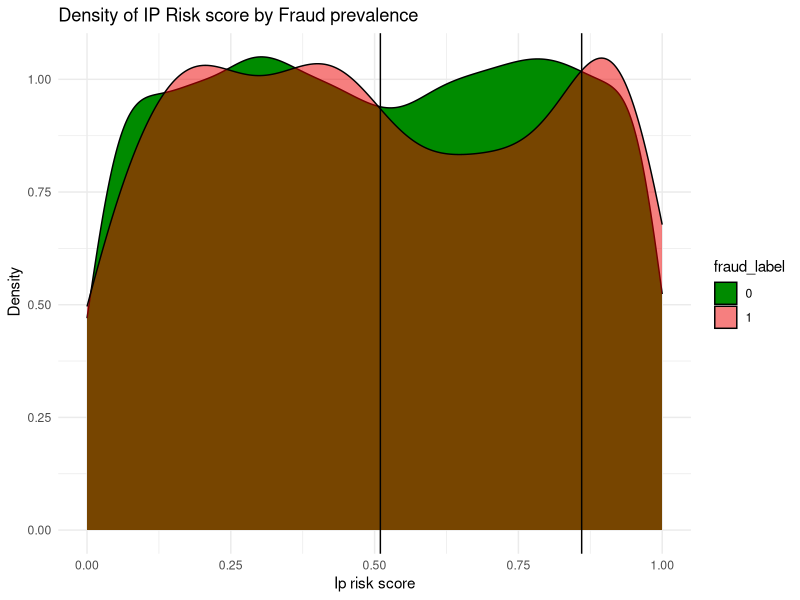

Recreate this plot in R. (Note: this script raises an error after producing the figure.)
#--------------------------------#
#-INSTALL NECESSARY PACKAGES ----#
#--------------------------------#
install.packages("here")
library("here")
here()
list.files(here("dataset"))

fraud <- read.csv(here("dataset", "Digital_Payment_Fraud_Detection_Dataset.csv"))

#Now let us import our data 

#Our fraud label is catgeorical so we must transform it 

fraud$fraud_label <- factor(fraud$fraud_lab)
fraud$is_international <- factor(fraud$is_international)
summary(fraud) #our fraud label has been transformed into factor of two levels 0 no fraud, 1 fraud 
#Time to install necessary packages 
install.packages("tidyverse")
library("tidyverse")

#Looking at our data in Rstudio 
View(fraud)

# Now we can start with our visualisations 

# 1 - How many transactions are of each payment type 
p1 <- ggplot( data = fraud, aes(x = ip_risk_score, 
                          y = after_stat(density), 
                          fill = fraud_label, 
                          alpha = fraud_label)) +
    geom_density() +
    scale_alpha_manual(values = c("0" = 1, "1" = 0.5)) +
    geom_vline(xintercept = 0.51) +
    geom_vline(xintercept = 0.86) +
    scale_fill_manual(values = c( "0"= "green4", "1" = "red2")) +
    labs( title = "Density of IP Risk score by Fraud prevalence",
          x = "Ip risk score" ,
          y = " Density") +
    theme_minimal()
  



iiinstall.packages("patchwork")
library("patchwork")


ggplot(data = fraud , aes(x = login_attempts_last_24h, fill = fraud_label))+
  geom_histogram()
# 2 - How does transaction amount vary with average transaction in terms of predicting fraud


 ggplot( data = fraud, aes(x = transaction_amount, y = account_age_days, colour = fraud_label)) +
  geom_point() +
  labs( title = "Transaction amount vs average transaction amount",
        x = "Transaction amount",
        y = "Account age in days")


# 4- What proportion of international transactions are fraudulent 

fraud.international <- fraud %>% 
group_by( is_international, fraud_label) %>% 
  summarise(
    count = n()) 

fraud_0 <-subset(fraud.international, is_international == 0)
fraud_1 <- subset(fraud.international, is_international == 1)

prop0 <- prop.table(fraud_0$count)
prop1 <- prop.table(fraud_1$count)

display0 <-  paste0(round(prop0[2],3)*100,"% of transactions are fraud")
display1 <- paste0(round(prop1[2],3)*100,"% of transactions are fraud")

ggplot(data = fraud , aes(x = is_international, fill = fraud_label))+
  geom_bar()  +
  labs( title = "Proportion of international transactions with fraud",
        x = "Is transaction international?",
        y = "Frequency of transactions") +
  annotate("text",
           x = 1,
           y = 7000,
           label = display0,
           family = "serif", 
           fontface = "bold") +
  annotate("text",
           x = 2.03,
           y = 1500,
           label  = display1,
           family = "serif", 
           fontface = "bold") +
  theme_classic()
  
# 5 - How does location impact fraud 

fraud.location <- fraud %>% 
  group_by( device_location, fraud_label) %>% 
  summarise(
    count = n()) 

location_b <-subset(fraud.location, device_location == "Bangalore")
location_c <-subset(fraud.location, device_location == "Chennai")
location_d <-subset(fraud.location, device_location == "Delhi")
location_h <-subset(fraud.location, device_location == "Hyderabad")
location_m <-subset(fraud.location, device_location == "Mumbai")

prop.b <- prop.table(location_b$count)
prop.c <- prop.table(location_c$count)
prop.d <- prop.table(location_d$count)
prop.h <- prop.table(location_h$count)
prop.m <- prop.table(location_m$count)


displayb <-  paste0(round(prop.b[2],3)*100,"%  fraud")
displayc <- paste0(round(prop.c[2],3)*100,"%  fraud")
displayd <-  paste0(round(prop.d[2],3)*100,"%  fraud")
displayh <- paste0(round(prop.h[2],3)*100,"%  fraud")
displaym <-  paste0(round(prop.m[2],3)*100,"%  fraud")

ann <- data.frame(
  x =c(1,2,3,4,5),
  y = c(1600, 1500, 1590, 1690, 1500), 
  label = c( displayb, displayc, displayd, displayh, displaym), 
  fontface = rep("bold", times = 5),
  fontfamily = rep("serif", times = 5)
)
ggplot(data = fraud , aes(x = device_location , fill = fraud_label)) +
  geom_bar(width = 0.8) +
  theme_classic() +
geom_text( data = ann,
          aes( x= x,
           y = y, 
           label = label,
           fontface = fontface,
           family = fontfamily),
           inherit.aes = FALSE) +
  labs(
    title = "Distribution of Fraud per location",
    x = "Device locations",
    y = "Number of transactions"
  )

# 6 - g
geom_
